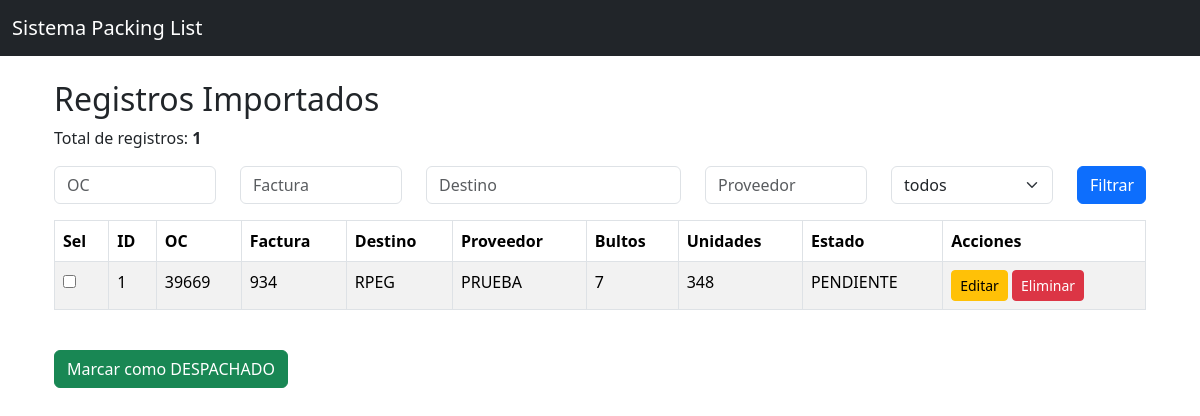
Page /registros on the earlier database version.
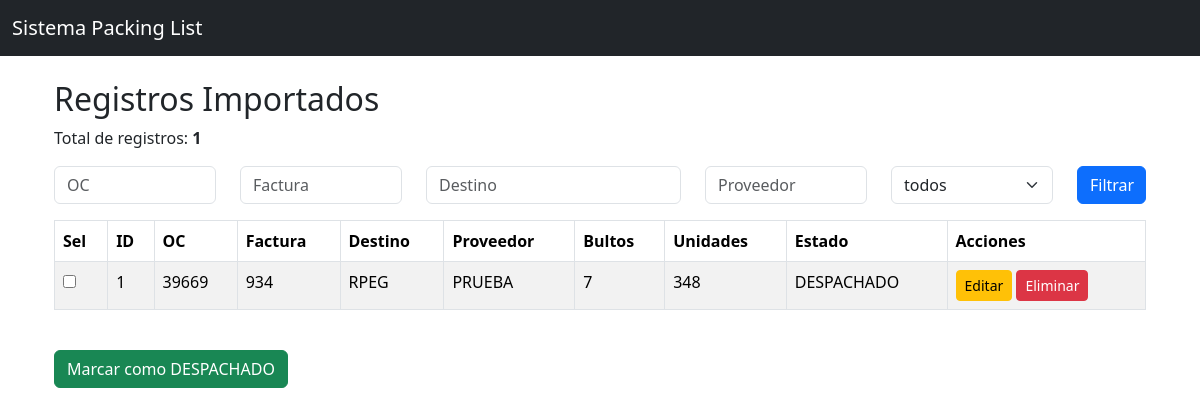
Same page on the later database version.
### models.py (models this page shows)
class Consolidado(db.Model):
    __tablename__ = "consolidado"
    id = db.Column(db.Integer, primary_key=True)
    oc = db.Column(db.String(50))
    factura = db.Column(db.String(50))
    destino = db.Column(db.String(20), nullable=False)
    proveedor = db.Column(db.String(150))
    bultos = db.Column(db.Integer, nullable=False)
    unidades = db.Column(db.String(50), nullable=False)
    tipo_carga = db.Column(db.String(50), nullable=False, default="NACIONAL")
    etiqueta = db.Column(db.String(150))
    observacion = db.Column(db.String(500))
    estado = db.Column(db.String(20), nullable=False, default="PENDIENTE")
    origen_archivo = db.Column(db.String(50), nullable=False)
    nombre_archivo = db.Column(db.String(255))
    fecha_carga = db.Column(db.DateTime)
    eliminado = db.Column(db.Boolean, nullable=False, default=False)
    fecha_eliminacion = db.Column(db.DateTime)

### app.py (the view)
@app.route("/registros")
def registros():
    oc = request.args.get("oc", "")
    factura = request.args.get("factura", "")
    destino = request.args.get("destino", "")
    proveedor = request.args.get("proveedor", "")
    estado = request.args.get("estado", "")
    consulta = Consolidado.query.filter_by(eliminado=False)
    if oc:
        consulta = consulta.filter(Consolidado.oc.contains(oc))
    if factura:
        consulta = consulta.filter(Consolidado.factura.contains(factura))
    if destino:
        consulta = consulta.filter(Consolidado.destino.contains(destino))
    if proveedor:
        consulta = consulta.filter(Consolidado.proveedor.contains(proveedor))
    if estado:
        consulta = consulta.filter(Consolidado.estado.contains(estado))
    registros = consulta.order_by(Consolidado.id.desc()).all()
    return render_template(
        "registros.html",
        registros=registros,
        oc=oc,
        factura=factura,
        destino=destino,
        proveedor=proveedor,
        estado=estado,
    )

### templates/registros.html (shortened to what this page needs)
{% extends "base.html" %}
{% block contenido %}
<div class="container mt-4">
    <h2>Registros Importados</h2>
    <p>
        Total de registros:
        <b>{{ registros|length }}</b>
    </p>
    <form method="get" class="mb-3">
        <div class="row">
            <div class="col-md-2">
                <input type="text" name="oc" class="form-control" placeholder="OC" value="{{ oc }}">
            </div>
            <div class="col-md-2">
                <input type="text" name="factura" class="form-control" placeholder="Factura" value="{{ factura }}">
            </div>
            <div class="col-md-3">
                <input type="text" name="destino" class="form-control" placeholder="Destino" value="{{ destino }}">
            </div>
            <div class="col-md-2">
                <input type="text" name="proveedor" class="form-control" placeholder="Proveedor" value="{{ proveedor }}">
            </div>
            <div class="col-md-2">
                <select name="estado" class="form-select">
                    <option value="">todos</option>
                </select>
            </div>
            <div class="col-md-1">
                <button type="submit" class="btn btn-primary w-100">Filtrar</button>
            </div>
        </div>
    </form>
    <form method="POST" action="/actualizar_estado">
    <table class="table table-striped table-bordered">
        <thead>
            <tr>
                <th>Sel</th>
                <th>ID</th>
                <th>OC</th>
                <th>Factura</th>
                <th>Destino</th>
                <th>Proveedor</th>
                <th>Bultos</th>
                <th>Unidades</th>
                <th>Estado</th>
                <th>Acciones</th>
            </tr>
        </thead>
        <tbody>
            {% for registro in registros %}
            <tr>
                <td><input type="checkbox" name="ids" value="{{ registro.id }}"></td>
                <td>{{ registro.id }}</td>
                <td>{{ registro.oc }}</td>
                <td>{{ registro.factura }}</td>
                <td>{{ registro.destino }}</td>
                <td>{{ registro.proveedor }}</td>
                <td>{{ registro.bultos }}</td>
                <td>{{ registro.unidades }}</td>
                <td>{{ registro.estado }}</td>
                <td>
                    <a href="/editar/{{ registro.id }}" class="btn btn-warning btn-sm">Editar</a>
                    <a href="/eliminar/{{ registro.id }}" class="btn btn-danger btn-sm" onclick="return confirm('¿Estás seguro de que quieres eliminar este registro?')">Eliminar</a>
                </td>
            </tr>
            {% endfor %}
        </tbody>
    </table>
    <br>
    <button type="submit" class="btn btn-success">Marcar como DESPACHADO</button>
    </form>
</div>
{% endblock %}

### templates/base.html (shortened to what this page needs)
<!DOCTYPE html>
<html lang="es">
<head>
    <link
        href="https://cdn.jsdelivr.net/npm/bootstrap@5.3.3/dist/css/bootstrap.min.css" rel="stylesheet">
</head>
<body>
<nav class="navbar navbar-dark bg-dark">
    <div class="container-fluid">
        <span class="navbar-brand">
            Sistema Packing List
        </span>
    </div>
</nav>
<div class="container mt-4">
    {% block contenido %}
    {% endblock %}
</div>
</body>
</html>

Differences in the rows shown:
changed Consolidado "RPEG": estado "PENDIENTE" → "DESPACHADO"
